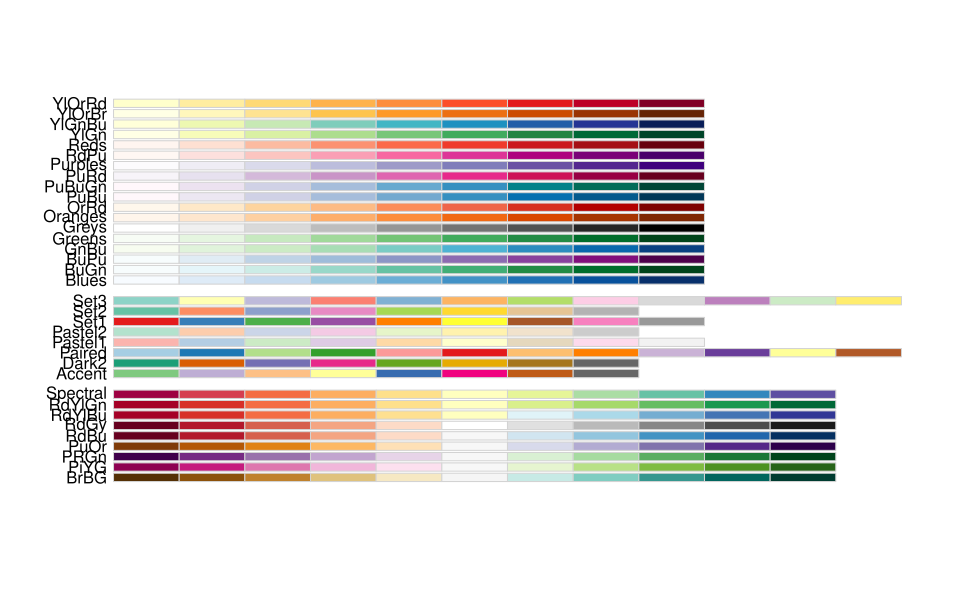

Generate this figure with R:

###########################################
#
# Author : Ram Krishnan
# Purpose: Week 3 Lab, Setting Colors in R
#
###########################################


library(RColorBrewer)

file_nm <- file.choose()
sales <- read.csv(file = paste0(file_nm)
                  , header = TRUE
                  , stringsAsFactors = FALSE)
colnames(sales)

display.brewer.all()

rand.data <- replicate(8,rnorm(35,35,sd=1.5))
boxplot(rand.data,col=brewer.pal(8,"Set3"))


num.colors <-8
FUN <- colorRampPalette(c("blue","red","green"))
my.cols <- FUN(num.colors)
boxplot(rand.data,col = my.cols)

plot(sales$expenses,sales$income, pch = 16 ,cex =1, col = "orange")


col.vec <- rep("orange",nrow(sales))
plot(sales$expenses,sales$income, pch = 16 ,cex =1, col = col.vec)


col.vec <- rep(rgb(30,144,255, maxColorValue = 255),nrow(sales))
plot(sales$expenses,sales$income, pch = 16 ,cex =1, col = col.vec)


col.vec[sales$unit.price>14] <- rgb(255,64,64, maxColorValue = 255)
plot(sales$expenses,sales$income, pch = 16 ,cex =1, col = col.vec)


col.vec <- rep(rgb(30,144,255, maxColorValue = 255),nrow(sales))
col.vec[sales$type=="red"] <- rgb(255,64,64, maxColorValue = 255)
plot(sales$expenses,sales$income, pch = 16 ,cex =1, col = col.vec)



x <- rnorm(117)
y <- rnorm(117)
col.vec <- rep(rgb(30,144,255, maxColorValue = 255),117)
col.vec[y < (-0.5)] <-rgb(255,64,64, maxColorValue = 255)
plot(x,y,pch =16, cex = 1, col=col.vec)



########################################################################
#
#         Overplotting and Transperency
#
########################################################################



col.vec <- rep(rgb(.8,.15,.15),nrow(sales))
plot(sales$expenses,sales$income, pch = 16 ,cex =1, col = col.vec)


col.vec <- rep(rgb(.8,.15,.15, alpha = .2),nrow(sales))
plot(sales$expenses,sales$income, pch = 16 ,cex =1, col = col.vec)

col.vec <- rep(rgb(.8,.15,.15, alpha = .2),nrow(sales))
plot(sales$expenses,sales$income, pch = 16 ,cex =.3, col = col.vec)


smoothScatter(sales$expenses,sales$income
              , colramp = colorRampPalette(c("black","cyan","pink","red")))

smoothScatter(sales$expenses,sales$income
              , colramp = colorRampPalette(c("white","cyan","pink","red")))


library("aplpack")

bagplot(sales$expenses,sales$income
        , show.whiskers = F
        , col.loophull = "#aaccff"
        , col.looppoints = "#3355ff"
        , col.baghull = "#7799ff"
        , col.bagpoints = "#000088"
        , transparency = T)

my.alpha <- 100
col.vec <- rep(rgb(30,144,255, maxColorValue = 255, alpha = my.alpha)
               , nrow(sales))
col.vec[sales$unit.price>10] <- rgb(64,255,64
                                    , maxColorValue = 255, alpha = my.alpha)

col.vec[sales$unit.price>14] <- rgb(255,64,64
                                    , maxColorValue = 255, alpha = my.alpha)



plot(sales$expenses,sales$income, col= col.vec)


n <- 1000

x <- rnorm(n)
y <- x^2 + rnorm(n,mean=1,sd= .25)
plot(c(x, -1.5,1.5,0), c(y,14,14,0))



A <- sample(c("here","there","nowhere","everywhere"),size = n, replace = T)
B <- sample(c("now","later"), size = n, replace = T)

barplot(table(B,A), beside = T)

pie(table(A))
